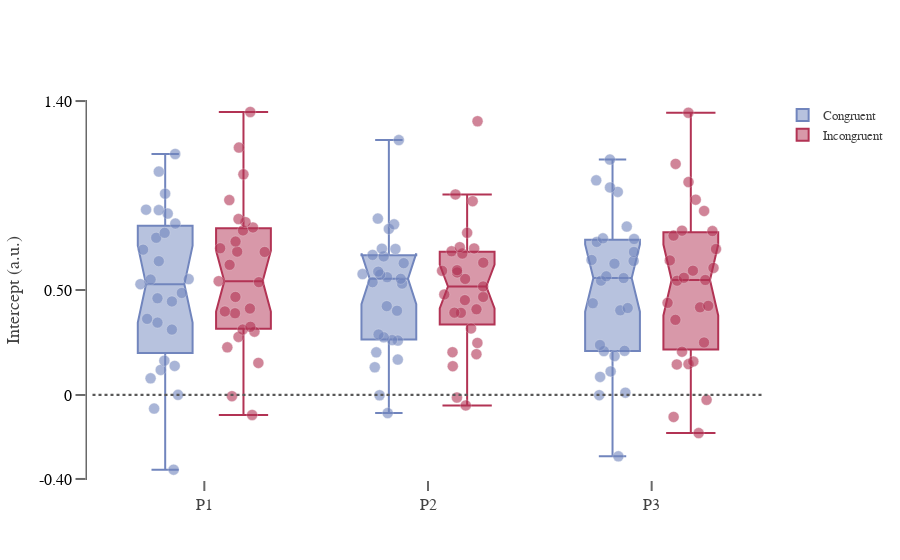

This figure's notebook cell:
### Markdown cell above
<font size="5"> _5D. Intercept._

### Code cell
fig = go.Figure()

data = log_regpre_orient_params
dat = log_regpre_orient_params.loc[(log_regpre_orient_params.pre_orient == 0),:]

fig.add_trace(go.Box(
    y=dat['intercept'], x=dat['nrep'], boxpoints='all',
    jitter=0.99, # add some jitter for a better separation between points
    pointpos=0,
        marker=dict(color='#3FBFAA',size=11,opacity=0.6,line=dict(color='#f2f2f2', width=.4)),
    notched=True, notchwidth=0.15,
    name='Congruent', # Stimuli followed by another pyshically similar
    marker_color='#7185bd'))

dat = log_regpre_orient_params.loc[(log_regpre_orient_params.pre_orient == 1),:]
fig.add_trace(go.Box(
    y=dat['intercept'], x=dat['nrep'], boxpoints='all', pointpos=0, jitter=0.99,
    whiskerwidth=0.9,
    marker=dict(
        color='#9F68E3', size=11, opacity=0.6, line=dict(color='#f2f2f2', width=.4) ),
    notched=True, notchwidth=0.15, 
    name='Incongruent', # Stimuli followed by another very different in orientation
    marker_color='#b23354'))

fig.update_layout(boxmode='group',)
fig.update_layout(template='plotly_white', xaxis=dict(showgrid=False),
    yaxis=dict(gridcolor='white'))

fig.update_xaxes(showline=False, linewidth=1.5, linecolor='#696969')
fig.update_yaxes(showline=True, linewidth=1.5, linecolor='#696969',
                 tickfont=dict(family='Balto, sans-serif', color='#000000', size=16))

fig.update_xaxes(tickvals = [0, 1, 2], ticktext=['P1', 'P2', 'P3'], 
                 tickangle=0, tickfont=dict(family='Balto, sans-serif', color='#424242', size=16))
fig.update_yaxes(tickvals= [-.40, 0.50, 1.4, 0], ticktext=['-0.40', '0.50', '1.40', '0', '0.80' ,'1.20', '1.40'])
fig.update_yaxes(ticks="outside", tickwidth=2, tickcolor='#696969', ticklen=10)
fig.update_xaxes(ticks="outside", tickwidth=2, tickcolor='#696969', ticklen=10)

fig.update_yaxes(showgrid=False)
fig.update_layout(
    yaxis_title="Intercept (a.u.)",
    font=dict(family="Balto, sans-serif",size=15, color= "#424242"))

fig.update_layout(
    legend=dict(traceorder="normal", font=dict(family="Balto, sans-serif",size=13,color="#424242")))

fig['layout']['yaxis'].update(range=[-.405, 1.405])
fig.update_yaxes(zeroline=False, zerolinewidth=0, zerolinecolor='Black')
fig.add_shape(type="line", xref="x", yref="y", x0=-0.5, y0=0, x1=2.5, y1=0, line=dict(
                color="#595858", width=2.2, dash="dot",))

fig.show()

### Figure 1 — Plotly figure (JSON) as saved in the notebook; plotly's stock layout.template omitted (floating-point values rounded to 4 significant figures)
{"data": [{"boxpoints": "all", "jitter": 0.99, "marker": {"color": "#7185bd", "line": {"color": "#f2f2f2", "width": 0.4}, "opacity": 0.6, "size": 11}, "name": "Congruent", "notched": true, "notchwidth": 0.15, "pointpos": 0, "type": "box", "x": [0, 1, 2, 0, 1, 2, 0, 1, 2, 0, 1, 2, 0, 1, 2, 0, 1, 2, 0, 1, 2, 0, 1, 2, 0, 1, 2, 0, 1, 2, 0, 1, 2, 0, 1, 2, 0, 1, 2, 0, 1, 2, 0, 1, 2, 0, 1, 2, 0, 1, 2, 0, 1, 2, 0, 1, 2, 0, 1, 2, 0, 1, 2, 0, 1, 2, 0, 1, 2, 0, 1, 2, 0, 1, 2, 0, 1, 2, 0, 1, 2], "y": [0.6372, 0.66, 0.6811, 0.8806, 0.5734, 0.5567, 0.4455, 0.5875, 0.6256, 0.3625, 0.2615, 0.2103, 0.07923, 0.1321, 0.01077, 0.9588, 0.84, 0.8021, 0.0005612, -0.001326, -0.0009176, 0.7723, 0.8127, 0.9673, 0.8641, 0.6277, 0.7289, 0.1633, 0.2593, 0.209, -0.06467, 0.2883, 0.1124, 0.5518, 0.5306, 0.4369, 0.6923, 0.6967, 0.6431, 0.3447, 0.4231, 0.403, 0.1193, 0.1686, 0.238, 0.7489, 0.5533, 0.5445, 1.064, 1.214, 1.121, 1.148, 0.7909, 1.022, 0.8826, 0.6672, 0.9885, 0.5498, 0.5371, 0.6382, 0.3114, 0.4011, 0.4141, 0.8166, 0.6953, 0.7429, 0.4858, 0.5759, 0.5652, 0.4605, 0.2029, 0.08616, -0.3559, -0.08624, -0.2923, 0.5279, 0.5607, 0.7459, 0.1385, 0.2746, 0.1857]}, {"boxpoints": "all", "jitter": 0.99, "marker": {"color": "#b23354", "line": {"color": "#f2f2f2", "width": 0.4}, "opacity": 0.6, "size": 11}, "name": "Incongruent", "notched": true, "notchwidth": 0.15, "pointpos": 0, "type": "box", "whiskerwidth": 0.9, "x": [0, 1, 2, 0, 1, 2, 0, 1, 2, 0, 1, 2, 0, 1, 2, 0, 1, 2, 0, 1, 2, 0, 1, 2, 0, 1, 2, 0, 1, 2, 0, 1, 2, 0, 1, 2, 0, 1, 2, 0, 1, 2, 0, 1, 2, 0, 1, 2, 0, 1, 2, 0, 1, 2, 0, 1, 2, 0, 1, 2, 0, 1, 2, 0, 1, 2, 0, 1, 2, 0, 1, 2, 0, 1, 2, 0, 1, 2, 0, 1, 2], "y": [0.6827, 0.6979, 0.6053, 0.838, 0.5526, 0.5919, 0.5423, 0.7726, 0.759, 0.4118, 0.1946, 0.2061, 0.2268, 0.2478, 0.147, 1.051, 0.9232, 0.7825, 0.1525, 0.1369, -0.02294, 0.7838, 0.5835, 0.5445, 0.6989, 0.5912, 0.6409, -0.005789, -0.0496, -0.1047, 0.3016, 0.3922, 0.1454, 0.3118, 0.2036, 0.1599, 0.6812, 0.6735, 0.5583, 0.4669, 0.4517, 0.4387, 0.2767, 0.3913, 0.4173, 0.7308, 0.6302, 0.6952, 1.348, 1.304, 1.344, 1.178, 0.7042, 1.101, 0.7978, 0.5943, 1.014, 0.8233, 0.6843, 0.7805, 0.325, 0.4668, 0.4244, 0.9283, 0.9554, 0.8764, 0.6199, 0.5167, 0.5476, 0.398, 0.4081, 0.2499, -0.09533, -0.01224, -0.1817, 0.5373, 0.4787, 0.9302, 0.3893, 0.3168, 0.3578]}], "layout": {"autosize": true, "boxmode": "group", "font": {"color": "#424242", "family": "Balto, sans-serif", "size": 15}, "legend": {"font": {"color": "#424242", "family": "Balto, sans-serif", "size": 13}, "traceorder": "normal"}, "shapes": [{"line": {"color": "#595858", "dash": "dot", "width": 2.2}, "type": "line", "x0": -0.5, "x1": 2.5, "xref": "x", "y0": 0, "y1": 0, "yref": "y"}], "xaxis": {"autorange": true, "linecolor": "#696969", "linewidth": 1.5, "range": [-0.5146, 2.515], "showgrid": false, "showline": false, "tickangle": 0, "tickcolor": "#696969", "tickfont": {"color": "#424242", "family": "Balto, sans-serif", "size": 16}, "ticklen": 10, "ticks": "outside", "ticktext": ["P1", "P2", "P3"], "tickvals": [0, 1, 2], "tickwidth": 2, "type": "linear"}, "yaxis": {"gridcolor": "white", "linecolor": "#696969", "linewidth": 1.5, "range": [-0.405, 1.405], "showgrid": false, "showline": true, "tickcolor": "#696969", "tickfont": {"color": "#000000", "family": "Balto, sans-serif", "size": 16}, "ticklen": 10, "ticks": "outside", "ticktext": ["-0.40", "0.50", "1.40", "0", "0.80", "1.20", "1.40"], "tickvals": [-0.4, 0.5, 1.4, 0], "tickwidth": 2, "title": {"text": "Intercept (a.u.)"}, "type": "linear", "zeroline": false, "zerolinecolor": "Black", "zerolinewidth": 0}}}
